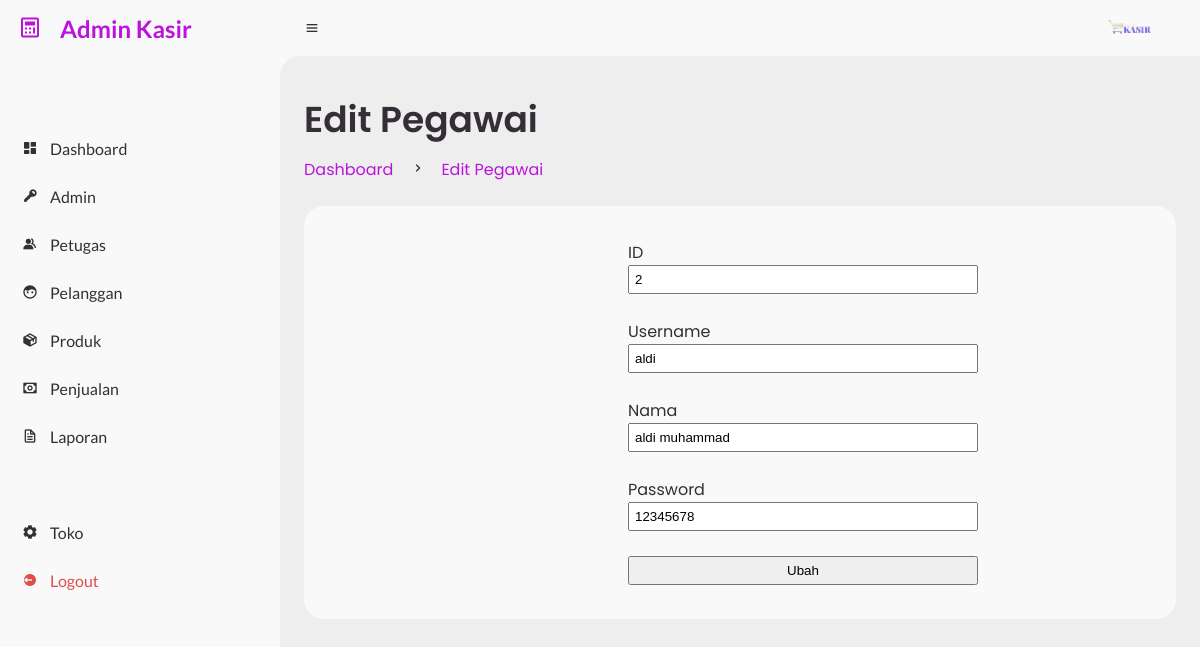
The page /admin/?page=petugas/edit&id=2 (signed in) on the database its author committed.
### tables this page shows
CREATE TABLE `organisasi` (
  `id` int NOT NULL,
  `username` varchar(50) NOT NULL,
  `nama` text NOT NULL,
  `password` varchar(15) NOT NULL,
  `level` varchar(20) NOT NULL
);

### admin/petugas/edit.php (the view, shortened to what this page needs)
<?php
$id = $_GET['id'];
$edit_ini = mysqli_query($koneksi, "SELECT * FROM organisasi WHERE level='pegawai' and id ='$id'");
?>
<main>
    <div class="head-title">
        <div class="left">
            <h1>Edit Pegawai</h1>
            <ul class="breadcrumb">
                <li>
                    <a href="?page=dashboard" class="active">Dashboard</a>
                </li>
                <li><i class='bx bx-chevron-right'></i></li>
                <li>
                    <a class="active" href="#">Edit Pegawai</a>
                </li>
            </ul>
        </div>
    </div>
    <div class="table-data">
        <div class="order">
            <div class="form-edit">
                <form action="petugas/aksi_edit.php" method="post">
                    <?php while ($edit_data_pegawai = mysqli_fetch_array($edit_ini)) { ?>
                        <label>ID</label><br>
                        <input type="text" name="edit_id" value="<?php echo $edit_data_pegawai['id'] ?>" readonly><br><br>
                        <label for="edit_username">Username</label><br>
                        <input type="text" name="edit_username" id="edit_username" value="<?php echo $edit_data_pegawai['username']; ?>"><br><br>
                        <label for="edit_nama_pegawai">Nama</label><br>
                        <input type="text" name="edit_nama_pegawai" id="edit_nama_pegawai" value="<?php echo $edit_data_pegawai['nama']; ?>"><br><br>
                        <label for="edit_password">Password</label><br>
                        <input type="text" name="edit_password" id="edit_password" value="<?php echo $edit_data_pegawai['password']; ?>"><br><br>
                        <input type="submit" value="Ubah" name="edit_data_pegawai">
                    <?php } ?>
                </form>
            </div>
        </div>
    </div>
</main>

### css/style.css (style rules this page uses)
* { margin: 0; padding: 0; box-sizing: border-box; }
a { text-decoration: none; }
li { list-style: none; }
:root { --poppins: 'Poppins', sans-serif; --lato: 'Lato', sans-serif; --light: #F9F9F9; --blue: #ba14db; --light-blue: #CFE8FF; --grey: #eee; --dark-grey: #AAAAAA; --dark: #342E37; --red: #DB504A; --yellow: #FFCE26; --light-yellow: #FFF2C6; --orange: #FD7238; --light-orange: #FFE0D3; --green: #08ca42; --dark-green: #074e1c; }
html { overflow-x: hidden; }
body { background: var(--grey); overflow-x: hidden; }
#content main { width: 100%; padding: 36px 24px; font-family: var(--poppins); max-height: calc(100vh - 56px); overflow-y: auto; }
#content main .head-title { display: flex; align-items: center; justify-content: space-between; grid-gap: 16px; flex-wrap: wrap; }
#content main .head-title .left h1 { font-size: 36px; font-weight: 600; margin-bottom: 10px; color: var(--dark); }
#content main .head-title .left .breadcrumb { display: flex; align-items: center; grid-gap: 16px; }
#content main .head-title .left .breadcrumb li { color: var(--dark); }
#content main .head-title .left .breadcrumb li a { color: var(--dark-grey); pointer-events: none; }
#content main .head-title .left .breadcrumb li a.active { color: var(--blue); pointer-events: unset; }
#content main .table-data { display: flex; flex-wrap: wrap; grid-gap: 24px; margin-top: 24px; width: 100%; color: var(--dark); }
#content main .table-data>div { border-radius: 20px; background: var(--light); padding: 24px; overflow-x: auto; }
#content main .table-data .order { flex-grow: 1; flex-basis: 500px; }
main form select, main form input { width: 130px; padding: 5px; }

### admin/petugas/edit.php (style rules this page uses)
.table-data .order .form-edit { margin: 10px 300px; }
.table-data .order .form-edit input { width: 350px; }

### rows shown on the page
organisasi: edit_id "2", edit_username "aldi", edit_nama_pegawai "aldi muhammad", edit_password "12345678"
